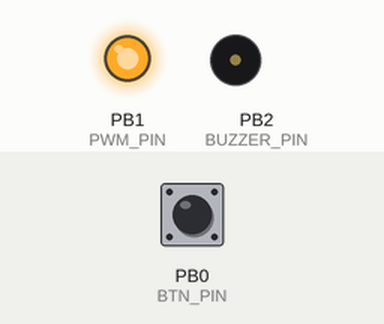
Bench run of a sketch on a simulated ATtiny85, built with avr-gcc and run on an emulated ATtiny85. On the bench: output pins drawn as LEDs (lit = HIGH), buzzer (waves = sounding). Dashed ring = blinking. Inputs (shaded band) come from the test bench; at power-on: PB0 (BTN_PIN) HIGH.

Above: at 1.2 s.
1.3 s: PB0 (BTN_PIN) pulled LOW for 0.15 s
At 2.1 s:
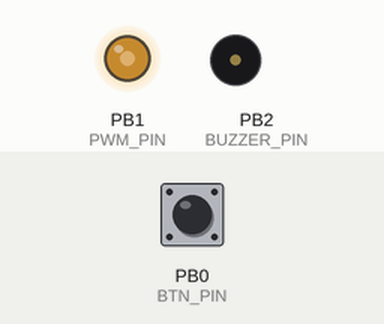
3.0 s: PB0 (BTN_PIN) pulled LOW for 1 s
At 3.81 s:
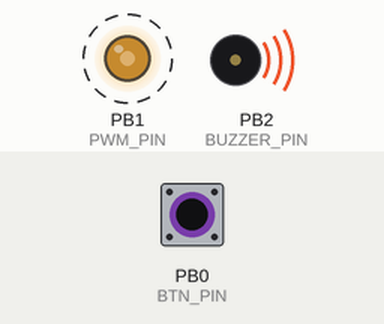
5.5 s: PB0 (BTN_PIN) pulled LOW for 0.15 s
At 6.4 s:
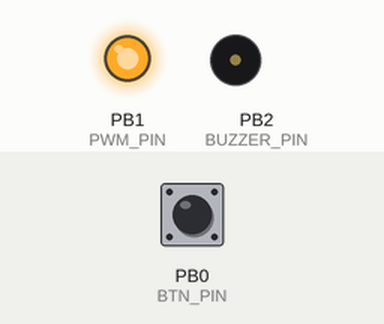
Timing chart, 0 to 8.5 s (numbered marks = the images above; inputs shaded):
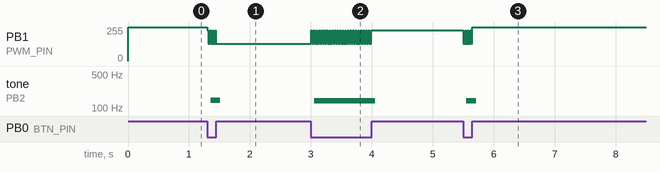

The sketch:

ionZAPPER.ino
```cpp
/*
 * ionZAPPER 2019-08
 * See: biotronics.eu
 *
 * uC: ATTINY85 8MHz 3.3V
 * See how to install:  http://digistump.com/wiki/digispark/tutorials/connecting
 *
    1. Arduino: File - Preferences -> Additional Board Manager URLs: http://digistump.com/package_digistump_index.json
    2. Install Digistump AVR Boards by Digistump: Tools -> Board -> Boards Manager...
    3. Install driver (DPInst64): https://github.com/digistump/DigistumpArduino/releases/download/1.6.7/Digistump.Drivers.zip
    4. Tools -> Board -> Digispark(Default - 16.5mhz)
    5. Do not connect arduino module to USB port and click Upload
    6. Connect USB port to arduino attiny module
    7. Wait for "100% complete" and "Micronucleus done. Thank you!" message.
    8. Well done ;)
 */

#define PWM_PIN 1
#define BUZZER_PIN 2
#define BTN_PIN 0

#define maxModes 3

//                     DC   90%  50%
int modes[maxModes] = {255, 230, 128};
int mode = 0;

void beep (int time, int repeat = 0 );


void setup() {
  TCCR0B = TCCR0B & 0b11111000 | 0b001;
  pinMode(PWM_PIN, OUTPUT);
  pinMode(BUZZER_PIN, OUTPUT);
  pinMode(BTN_PIN, INPUT_PULLUP);

  analogWrite(PWM_PIN, modes[0]);
  beep(300);
}


void loop() {

  if (digitalRead(BTN_PIN)==LOW){
    delay(100);
    if (digitalRead(BTN_PIN)==LOW) {
      mode+=1;
      if (mode>=maxModes) mode = 0;
      analogWrite(PWM_PIN, modes[mode]);
      beep(200, mode);
    }
  }
}


void beep (int time, int repeat) {

  for (int i=0; i<=repeat;  i++){
    digitalWrite(BUZZER_PIN, HIGH);
    delay(time);
    digitalWrite(BUZZER_PIN, LOW);
    delay(time);
  }
}
```

Measured:
- after the input at 1.3 s, PB1 (PWM_PIN): 255/255 → 128/255 at once; tone on PB2 (BUZZER_PIN): silent → 146 Hz after 0.06 s, → silent 0.16 s later
- after the input at 3.0 s, PB1 (PWM_PIN): alternates 230/255 for 0.01 s and 128/255 for 0.03 s, 47 changes in all, then stays 230/255, starting at once; tone on PB2 (BUZZER_PIN): silent → 140 Hz after 0.06 s, → silent 1.0 s later
- after the input at 5.5 s, PB1 (PWM_PIN): 230/255 → 255/255 at once; tone on PB2 (BUZZER_PIN): silent → 140 Hz after 0.05 s, → silent 0.16 s later
